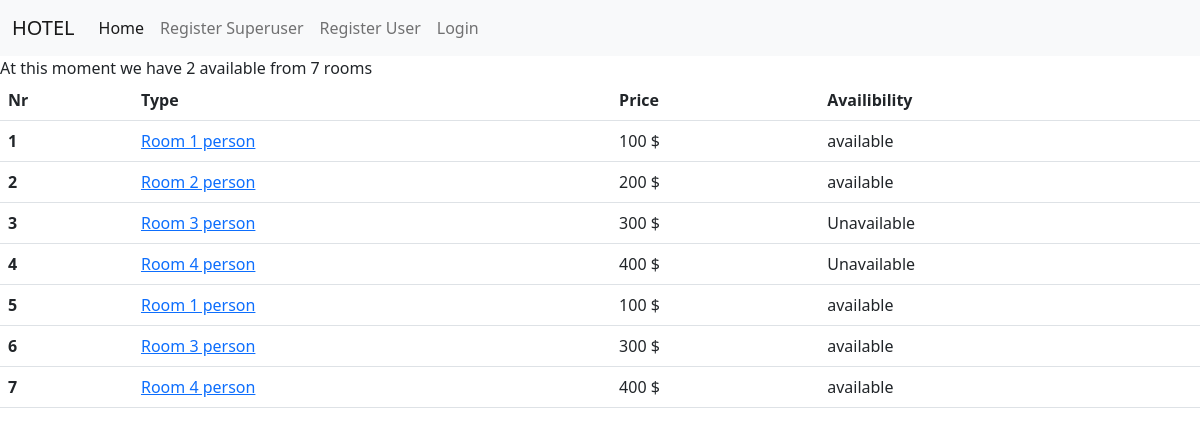
The page / on the database its author committed.
### account/models.py (models this page shows, shortened)
class Room(models.Model):
    id = models.UUIDField(primary_key=True, default=uuid.uuid4, editable=False)
    room_type_id = models.ForeignKey(RoomType, on_delete=models.CASCADE)
    room_status_id = models.ForeignKey(RoomStatus, on_delete=models.CASCADE)
    room_no = models.CharField(max_length=5, unique=True)
    price = models.CharField(max_length=10)
    created_at = models.DateTimeField(auto_now_add=True, null=True)
    updated_at = models.DateTimeField(auto_now=True, null=True)
    is_active = models.BooleanField(default=False)

class RoomType(models.Model):
    id = models.UUIDField(primary_key=True, default=uuid.uuid4, editable=False)
    type = models.CharField(max_length=30, unique=True)
    price = models.CharField(max_length=10)
    created_at = models.DateTimeField(auto_now_add=True, null=True)
    updated_at = models.DateTimeField(auto_now=True, null=True)
    def __str__(self):
        return f'Room {self.type}  person' #price: {self.price}'

class RoomStatus(models.Model):
    id = models.UUIDField(primary_key=True, default=uuid.uuid4, editable=False)
    status = models.CharField(max_length=20, unique=True)
    created_at = models.DateTimeField(auto_now_add=True, null=True)
    updated_at = models.DateTimeField(auto_now=True, null=True)
    def __str__(self):
        return f' {self.status}'

### account/views.py (the view)
# urls.py: path('', views.home, name='home'),
def home(request):
    rooms = Room.objects.all()#.filter(is_active=True)
    room_status = RoomStatus.objects.all()
    count_all = rooms.count()
    count_available = room_status.count()
    context = {'rooms': rooms,
               'count_available': count_available,
               'count_all': count_all,
               'room_status': room_status}
    return render(request, 'home.html', context)

### account/templates/home.html (shortened to what this page needs)
{% extends 'base.html' %}
{% block content %}
At this moment we have {{ count_available }} available from {{ count_all}} rooms
<table class="table">
  <thead>
    <tr>
      <th scope="col">Nr</th>
      <th scope="col">Type</th>
      <th scope="col">Price</th>
      <th scope="col">Availibility</th>
    </tr>
  </thead>
  <tbody>
  {% for room in rooms %}
    <tr>
      <th scope="row">{{ room.room_no }}</th>
      <td> <a href="{% url 'room_detail_view' room.pk %}">{{ room.room_type_id }}</td>
      <td>{{ room.price }}</td>
      <td>{{ room.room_status_id}}</td>
    </tr>
  {% endfor %}
  </tbody>
</table>
{% endblock %}

### rows shown on the page
Room: room_no "1", room_type_id "Room 1 person", price "100 $", room_status_id "available"
Room: room_no "2", room_type_id "Room 2 person", price "200 $", room_status_id "available"
Room: room_no "3", room_type_id "Room 3 person", price "300 $", room_status_id "Unavailable"
Room: room_no "4", room_type_id "Room 4 person", price "400 $", room_status_id "Unavailable"
Room: room_no "5", room_type_id "Room 1 person", price "100 $", room_status_id "available"
Room: room_no "6", room_type_id "Room 3 person", price "300 $", room_status_id "available"
Room: room_no "7", room_type_id "Room 4 person", price "400 $", room_status_id "available"

### other values the page prints
{{ count_available }} "2"
{{ count_all }} "7"
